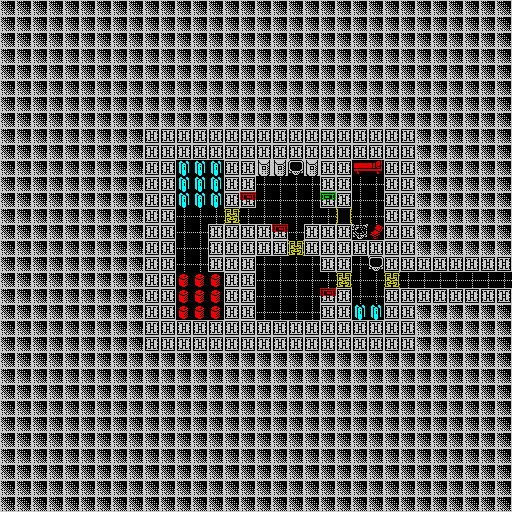

A 2D game scene composited from a Tiled map and its tileset images. What follows is a short description and the map's XML, with every tile layer's data as written:
An orthogonal 32x32 tile map with 16x16 px tiles, 1 tile layer (Слой тайлов 1).

<map version="1.0" tiledversion="v1.0.3-368-gd6056c5" orientation="orthogonal" renderorder="left-up" width="32" height="32" tilewidth="16" tileheight="16" infinite="0" nextobjectid="1">
 <tileset firstgid="1" source="tiles_many.tsx" />
 <layer name="Слой тайлов 1" width="32" height="32">
  <data encoding="csv">
1,1,1,1,1,1,1,1,1,1,1,1,1,1,1,1,1,1,1,1,1,1,1,1,1,1,1,1,1,1,1,1,
1,1,1,1,1,1,1,1,1,1,1,1,1,1,1,1,1,1,1,1,1,1,1,1,1,1,1,1,1,1,1,1,
1,1,1,1,1,1,1,1,1,1,1,1,1,1,1,1,1,1,1,1,1,1,1,1,1,1,1,1,1,1,1,1,
1,1,1,1,1,1,1,1,1,1,1,1,1,1,1,1,1,1,1,1,1,1,1,1,1,1,1,1,1,1,1,1,
1,1,1,1,1,1,1,1,1,1,1,1,1,1,1,1,1,1,1,1,1,1,1,1,1,1,1,1,1,1,1,1,
1,1,1,1,1,1,1,1,1,1,1,1,1,1,1,1,1,1,1,1,1,1,1,1,1,1,1,1,1,1,1,1,
1,1,1,1,1,1,1,1,1,1,1,1,1,1,1,1,1,1,1,1,1,1,1,1,1,1,1,1,1,1,1,1,
1,1,1,1,1,1,1,1,1,1,1,1,1,1,1,1,1,1,1,1,1,1,1,1,1,1,1,1,1,1,1,1,
1,1,1,1,1,1,1,1,1,2,2,2,2,2,2,2,2,2,2,2,2,2,2,2,2,2,1,1,1,1,1,1,
1,1,1,1,1,1,1,1,1,2,2,2,2,2,2,2,2,2,2,2,2,2,2,2,2,2,1,1,1,1,1,1,
1,1,1,1,1,1,1,1,1,2,2,6,6,6,2,2,67,67,21,67,2,2,36,20,2,2,1,1,1,1,1,1,
1,1,1,1,1,1,1,1,1,2,2,6,6,6,2,2,4,4,4,4,2,2,4,4,2,2,1,1,1,1,1,1,
1,1,1,1,1,1,1,1,1,2,2,6,6,6,2,68,4,4,4,4,69,2,4,4,2,2,1,1,1,1,1,1,
1,1,1,1,1,1,1,1,1,2,2,4,4,4,3,4,4,4,4,4,4,35,4,4,2,2,1,1,1,1,1,1,
1,1,1,1,1,1,1,1,1,2,2,4,4,2,2,2,2,68,4,2,2,2,37,52,2,2,1,1,1,1,1,1,
1,1,1,1,1,1,1,1,1,2,2,4,4,2,2,2,2,2,3,2,2,2,2,2,2,2,1,1,1,1,1,1,
1,1,1,1,1,1,1,1,1,2,2,4,4,2,2,2,4,4,4,4,2,2,4,21,2,2,2,2,2,2,2,2,
1,1,1,1,1,1,1,1,1,2,2,8,8,8,2,2,4,4,4,4,4,3,4,4,3,4,4,4,4,4,4,4,
1,1,1,1,1,1,1,1,1,2,2,8,8,8,2,2,4,4,4,4,68,2,4,4,2,2,2,2,2,2,2,2,
1,1,1,1,1,1,1,1,1,2,2,8,8,8,2,2,4,4,4,4,2,2,6,6,2,2,1,1,1,1,1,1,
1,1,1,1,1,1,1,1,1,2,2,2,2,2,2,2,2,2,2,2,2,2,2,2,2,2,1,1,1,1,1,1,
1,1,1,1,1,1,1,1,1,2,2,2,2,2,2,2,2,2,2,2,2,2,2,2,2,2,1,1,1,1,1,1,
1,1,1,1,1,1,1,1,1,1,1,1,1,1,1,1,1,1,1,1,1,1,1,1,1,1,1,1,1,1,1,1,
1,1,1,1,1,1,1,1,1,1,1,1,1,1,1,1,1,1,1,1,1,1,1,1,1,1,1,1,1,1,1,1,
1,1,1,1,1,1,1,1,1,1,1,1,1,1,1,1,1,1,1,1,1,1,1,1,1,1,1,1,1,1,1,1,
1,1,1,1,1,1,1,1,1,1,1,1,1,1,1,1,1,1,1,1,1,1,1,1,1,1,1,1,1,1,1,1,
1,1,1,1,1,1,1,1,1,1,1,1,1,1,1,1,1,1,1,1,1,1,1,1,1,1,1,1,1,1,1,1,
1,1,1,1,1,1,1,1,1,1,1,1,1,1,1,1,1,1,1,1,1,1,1,1,1,1,1,1,1,1,1,1,
1,1,1,1,1,1,1,1,1,1,1,1,1,1,1,1,1,1,1,1,1,1,1,1,1,1,1,1,1,1,1,1,
1,1,1,1,1,1,1,1,1,1,1,1,1,1,1,1,1,1,1,1,1,1,1,1,1,1,1,1,1,1,1,1,
1,1,1,1,1,1,1,1,1,1,1,1,1,1,1,1,1,1,1,1,1,1,1,1,1,1,1,1,1,1,1,1,
1,1,1,1,1,1,1,1,1,1,1,1,1,1,1,1,1,1,1,1,1,1,1,1,1,1,1,1,1,1,1,1
</data>
 </layer>
</map>
